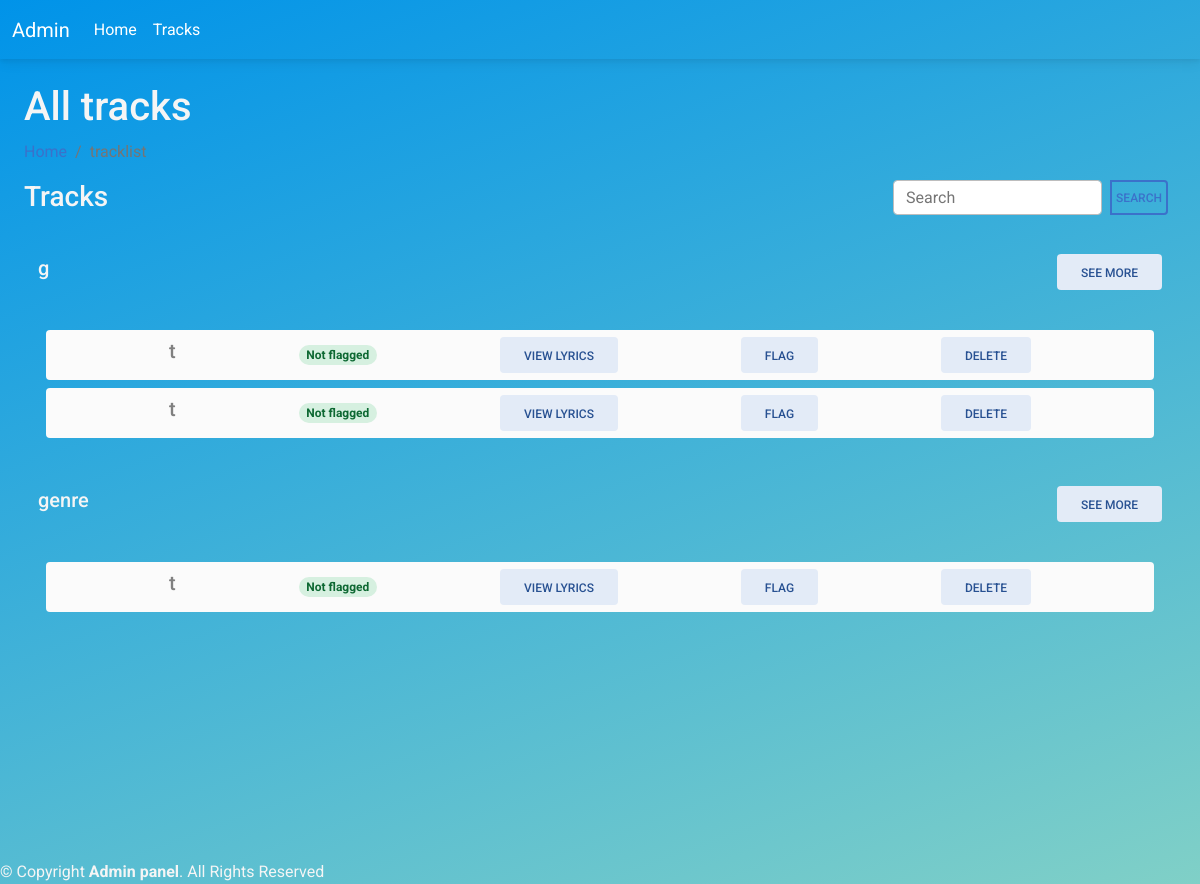
/tracklist, run on an earlier commit of the app's database.
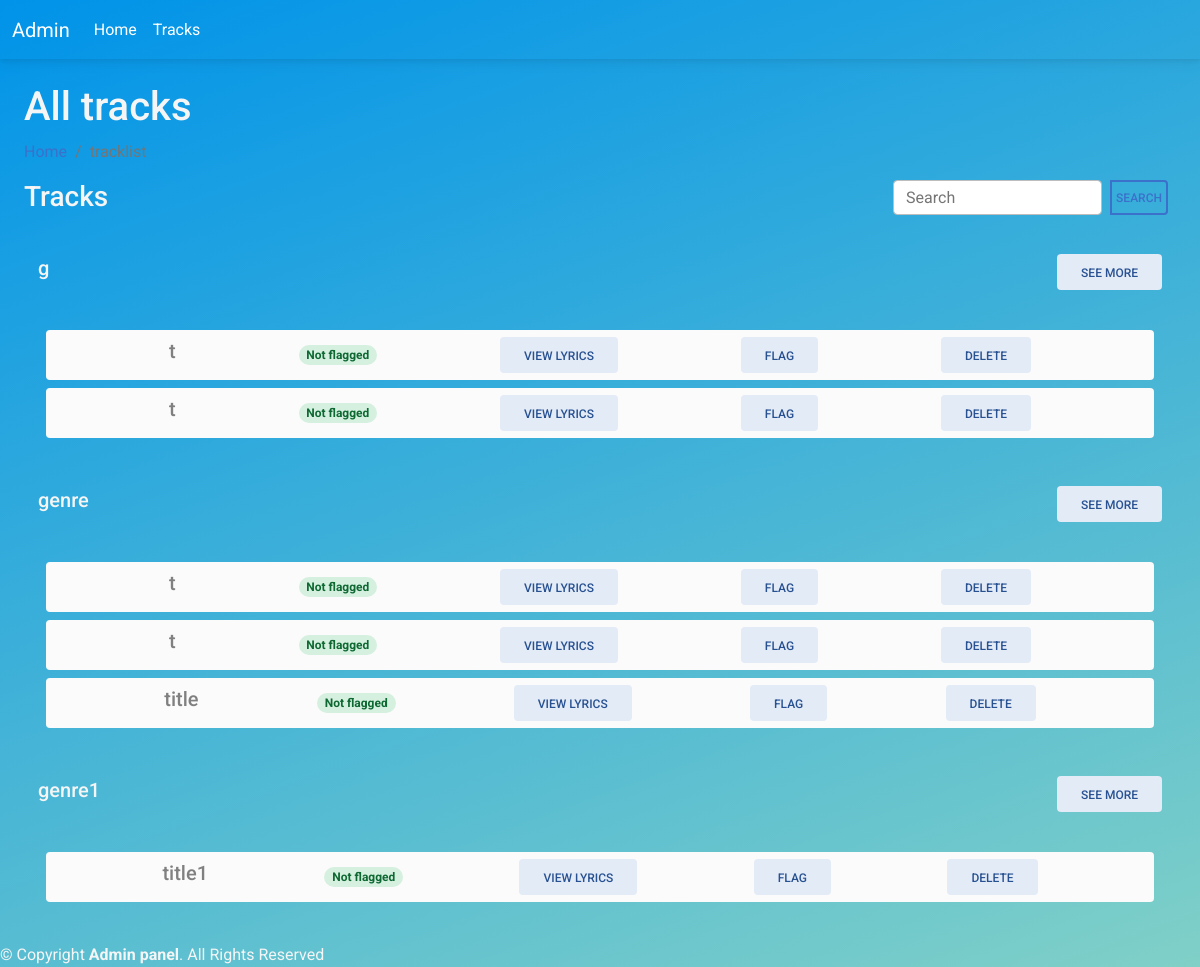
And on a later commit of the database.
### tables this page shows
CREATE TABLE uploadsong(
    uploadsong_id INTEGER PRIMARY KEY AUTOINCREMENT,
    title TEXT,
    artist TEXT,
    genre TEXT,
    duration INT,
    date TEXT,
    filename TEXT,
    lyrics TEXT,
    isFlagged INT,
    creator_id INTEGER,
    album_id INTEGER,
    FOREIGN KEY (creator_id) REFERENCES creator(creator_id),
    FOREIGN KEY (album_id) REFERENCES album(album_id)
);

### app.py (the view)
@app.route("/tracklist", methods=["GET", "POST"])
def tracklist():
    if request.method == "GET":
        cursor.execute("SELECT DISTINCT genre FROM uploadsong")
        genres = cursor.fetchall()
        genres = [genre[0] for genre in genres]
        genre_songs = {}
        for genre in genres:
            cursor.execute("SELECT * FROM uploadsong WHERE genre = ?", (genre,))
            songs = cursor.fetchall()
            songs = [song for song in songs]
            print(songs)
            print("\n")
            genre_songs[genre] = songs
        print(genre_songs)
        return render_template("adminflag.html", genresnsongs=genre_songs)
    return render_template("adminflag.html")

### templates/adminflag.html (shortened to what this page needs)
<!DOCTYPE html>
<html lang="en">
<head>
  <link href="https://cdnjs.cloudflare.com/ajax/libs/font-awesome/6.0.0/css/all.min.css" rel="stylesheet" />
  <link href="https://cdnjs.cloudflare.com/ajax/libs/mdb-ui-kit/6.4.2/mdb.min.css" rel="stylesheet" />
  <link rel="stylesheet" href="{{ url_for('static', filename='global.css') }}" />
</head>
<body style="
      background-color: #0093e9;
      background-image: linear-gradient(160deg, #0093e9 0%, #80d0c7 100%);
    ">
  <nav class="navbar navbar-expand-lg navbar-dark" style="background-color: transparent">
    <div class="container-fluid">
      <a class="navbar-brand" href="/admin">Admin </a>
      <div class="collapse navbar-collapse" id="navbarTogglerDemo02">
        <ul class="navbar-nav me-auto mb-2 mb-lg-0">
          <li class="nav-item">
            <a class="nav-link active" aria-current="page" href="/admin">Home</a>
          </li>
          <li class="nav-item">
            <a class="nav-link active" href="/tracklist">Tracks</a>
          </li>
        </ul>
      </div>
    </div>
  </nav>
  <main class="min-vh-100 w-100 p-4">
    <div class="pagetitle">
      <h1>All tracks</h1>
      <nav>
        <ol class="breadcrumb">
          <li class="breadcrumb-item"><a href="/admin">Home</a></li>
          <li class="breadcrumb-item active">tracklist</li>
        </ol>
      </nav>
    </div>
    <div class="w-100 d-flex flex-row justify-content-between">
      <h3>Tracks</h3>
      <div class="w-20">
        <div class="input-group">
          <form action="/adminsearch" method="post" class="input-group">
            <input type="search" class="form-control rounded w-20" placeholder="Search" aria-label="Search"
              name="adminsearch" aria-describedby="search-addon" />
            <button type="submit" class="mx-2 p-1 btn btn-outline-primary">
              search
            </button>
          </form>
        </div>
      </div>
    </div>
    {% for genre, songs in genresnsongs.items() %}
    <div class="container vh-40 vw-100 p-2 mt-4 d-flex flex-column justify-content-evenly align-items-center">
      <div class="w-100 d-flex flex-row justify-content-between align-items-center">
        <h5>{{ genre }}</h5>
        <a type="button" class="btn btn-secondary" href="#">see more</a>
      </div>
      <div class="d-flex flex-column align-items-center w-100 mt-4 p-2 overflow-auto" style="max-height: 40vh">
        {% for song in songs %}
        <div class="w-100 mt-2 py-2 bg-light rounded d-flex align-items-center justify-content-evenly"
          style="color: grey; height: 50px">
          <h5>{{song[1]}}</h5>
          {% if song[8] == 0 %}
          <span class="badge rounded-pill badge-success">Not flagged</span>
          {% else %}
          <span class="badge rounded-pill badge-danger">Flagged</span>
          {% endif %}
          <a type="button" class="btn btn-secondary" href="/play/{{song[0]}}">view lyrics</a>
          {% if song[8] == 0 %}
          <a type="button" class="btn btn-secondary" href="/flagunflag/{{song[0]}}">flag</a>
          {% else %}
          <a type="button" class="btn btn-secondary" href="/flagunflag/{{song[0]}}">unflag</a>
          {% endif %}
          <a type="button" class="btn btn-secondary" href="/delete/{{song[0]}}">delete</a>
        </div>
        {% endfor %}
      </div>
    </div>
    {% endfor %}
  </main>
  <footer id="footer" class="footer">
    <div class="copyright">
      &copy; Copyright <strong><span>Admin panel</span></strong>. All Rights Reserved
    </div>
  </footer>
</body>
</html>

What changed in the data, as far as the page shows it:
added uploadsong: title "t", isFlagged "Not flagged", shown under "genre"
added uploadsong: title "title", isFlagged "Not flagged", shown under "genre"
added uploadsong: title "title1", isFlagged "Not flagged", shown under "genre1"
Also different on the page:
new list line: "genre1 SEE MORE"
